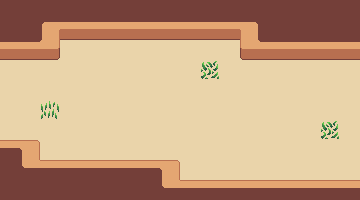

This is a level from a 2D game, rendered from its Tiled map with the project's own tilesets. A one-line summary and the complete map file follow:
An orthogonal 18x10 tile map with 20x20 px tiles, 2 tile layers (ground, obstacles) and 4 objects (3x enemy_spawn, player_spawn).

<map version="1.10" tiledversion="1.10.2" orientation="orthogonal" renderorder="right-down" width="18" height="10" tilewidth="20" tileheight="20" infinite="0" nextlayerid="9" nextobjectid="19">
 <tileset firstgid="1" source="tileset.tsx" />
 <layer id="6" name="ground" width="18" height="10">
  <data encoding="csv">
85,85,85,85,85,85,85,85,85,85,85,85,85,85,85,85,85,85,
85,85,85,85,85,85,85,85,85,85,85,85,85,85,85,85,85,85,
85,85,85,85,85,85,85,85,85,85,85,85,85,85,85,85,85,85,
85,85,85,85,85,85,85,85,85,85,64,85,85,85,85,85,85,85,
85,85,85,85,85,85,85,85,85,85,85,85,85,85,85,85,85,85,
85,85,65,85,85,85,85,85,85,85,85,85,85,85,85,85,85,85,
85,85,85,85,85,85,85,85,85,85,85,85,85,85,85,85,64,85,
85,85,85,85,85,85,85,85,85,85,85,85,85,85,85,85,85,85,
85,85,85,85,85,85,85,85,85,85,85,85,85,85,85,85,85,85,
85,85,85,85,85,85,85,85,85,85,85,85,85,85,85,85,85,85
</data>
 </layer>
 <layer id="7" name="obstacles" width="18" height="10">
  <data encoding="csv">
23,23,23,23,23,23,23,23,23,23,23,23,23,23,23,23,23,23,
23,23,4,44,44,44,44,44,44,44,44,44,5,23,23,23,23,23,
44,44,45,0,0,0,0,0,0,0,0,0,43,44,44,44,44,44,
0,0,0,0,0,0,0,0,0,0,0,0,0,0,0,0,0,0,
0,0,0,0,0,0,0,0,0,0,0,0,0,0,0,0,0,0,
0,0,0,0,0,0,0,0,0,0,0,0,0,0,0,0,0,0,
0,0,0,0,0,0,0,0,0,0,0,0,0,0,0,0,0,0,
2,3,0,0,0,0,0,0,0,0,0,0,0,0,0,0,0,0,
23,25,2,2,2,2,2,2,3,0,0,0,0,0,0,177,0,0,
23,23,23,23,23,23,23,23,25,2,2,2,2,2,2,2,2,2
</data>
 </layer>
 <objectgroup id="8" name="spawn">
  <object id="15" name="player_spawn" x="340" y="100">
   <properties>
    <property name="direction" value="left" />
   </properties>
  </object>
  <object id="16" name="enemy_spawn" x="20" y="80" />
  <object id="17" name="enemy_spawn" x="80" y="80" />
  <object id="18" name="enemy_spawn" x="60" y="120" />
 </objectgroup>
</map>
